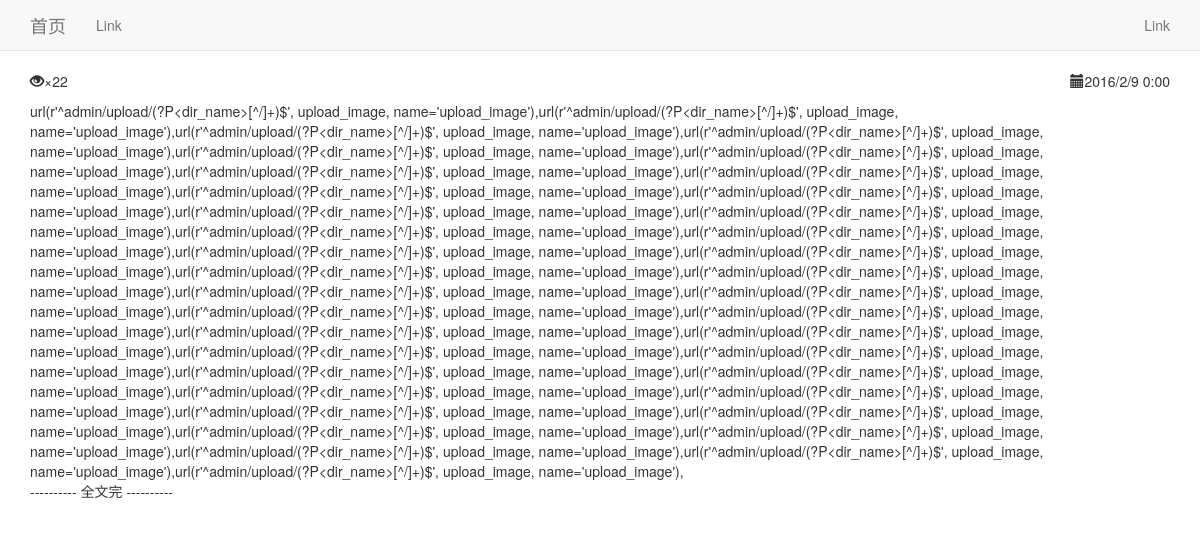
The app's page /blog/article/谷歌 with its own data.
### blog/models.py (models this page shows, shortened)
@python_2_unicode_compatible
class Article(models.Model):
    title = models.CharField(max_length=50,verbose_name = '标题')
    author = models.CharField(max_length=30)
    content = models.TextField(blank = True,null = True,verbose_name = '内容')
    views = models.IntegerField(default=0, verbose_name='点击次数')
    created = models.DateTimeField(verbose_name='创建时间')
    class Meta:
        verbose_name = '文章'
        verbose_name_plural = verbose_name
        ordering = ['-created']

### blog/views.py (the view)
# urls.py: url(r'^article/(?P<title>\S+)$', ArticleDetailView.as_view(), name='article_detail'),
class ArticleDetailView(DetailView):
    template_name = 'article_detail.html'
    def get_object(self, **kwargs):
        title = self.kwargs.get('title')
        try:
            article = Article.objects.get(title=title)
            article.views += 1
            article.save()
        except Article.DoesNotExist:
            raise Http404("Article does not exist")
        return article

### blog/templates/article_detail.html
{% extends 'blog_base.html' %}
{% block content %}
    <div class="container">
        <div class="article">
            <div class="article-info">
                <p class="pull-right" title="发表日期"><span class="glyphicon glyphicon-calendar" aria-hidden="true"></span>{{ object.created|date:"Y/n/j G:i" }}</p>
                <p title="阅读次数"><span class="glyphicon glyphicon-eye-open" aria-hidden="true"></span>&times;{{ object.views }}</p>
            </div>
            <div class="article-content">
                {% autoescape off %}
                    {{ object.content }}
                {% endautoescape %}
                <p class="updated">---------- 全文完 ----------</p>
            </div>
        </div>
    </div>
{% endblock %}

### blog/templates/blog_base.html (shortened to what this page needs)
<!DOCTYPE html>
<html lang="zh-CN">
<head>
    <link rel="stylesheet" href="http://cdn.bootcss.com/bootstrap/3.3.4/css/bootstrap.min.css">
</head>
<body>
{% block nav %}
    {% include "blog_nav.html" %}
{% endblock %}
{% block content %}{% endblock %}
</body>
</html>

### blog/templates/blog_nav.html (shortened to what this page needs)
<nav class="navbar navbar-default navbar-static-top" role="navigation">
    <div class="container">
        <div class="navbar-header">
            <a href="{% url 'blog_index' %}" class="navbar-brand">首页</a>
        </div>
        <div id="navbar" class="collapse navbar-collapse bs-navbar-collapse">
            <ul class="nav navbar-nav">
                <li><a href="#">Link</a></li>
            </ul>
            <ul class="nav navbar-nav navbar-right">
                <li><a href="#">Link</a></li>
            </ul>
        </div>
    </div>
</nav>

### records on screen
Article: created "2016/2/9 0:00", views "22", content "url(r'^admin/upload/(?P<dir_name>[^/]+)$', upload_image, name='upload_image'),url(r'^admin/upload/(?P<dir_name>[^/]+)$', upload_image, name='upload_image'),url(r'^admin/upload/(?P<dir_name>[^/]+)$', upload_image, name='upload_image'),url(r'^admin/upload/(?P<dir_name>[^/]+)$', upload_image, name='upload_image'),url(r'^admin/upload/(?P<dir_name>[^/]+)$', upload_image, name='upload_image'),url(r'^admin/upload/(?P<dir_name>[^/]+)$', upload_image, name='upload_image'),url(r'^admin/upload/(?P<dir_name>[^/]+)$', upload_image, name='upload_image'),url(r'^admin/upload/(?P<dir_name>[^/]+)$', upload_image, name='upload_image'),url(r'^admin/upload/(?P<dir_name>[^/]+)$', upload_image,…"
